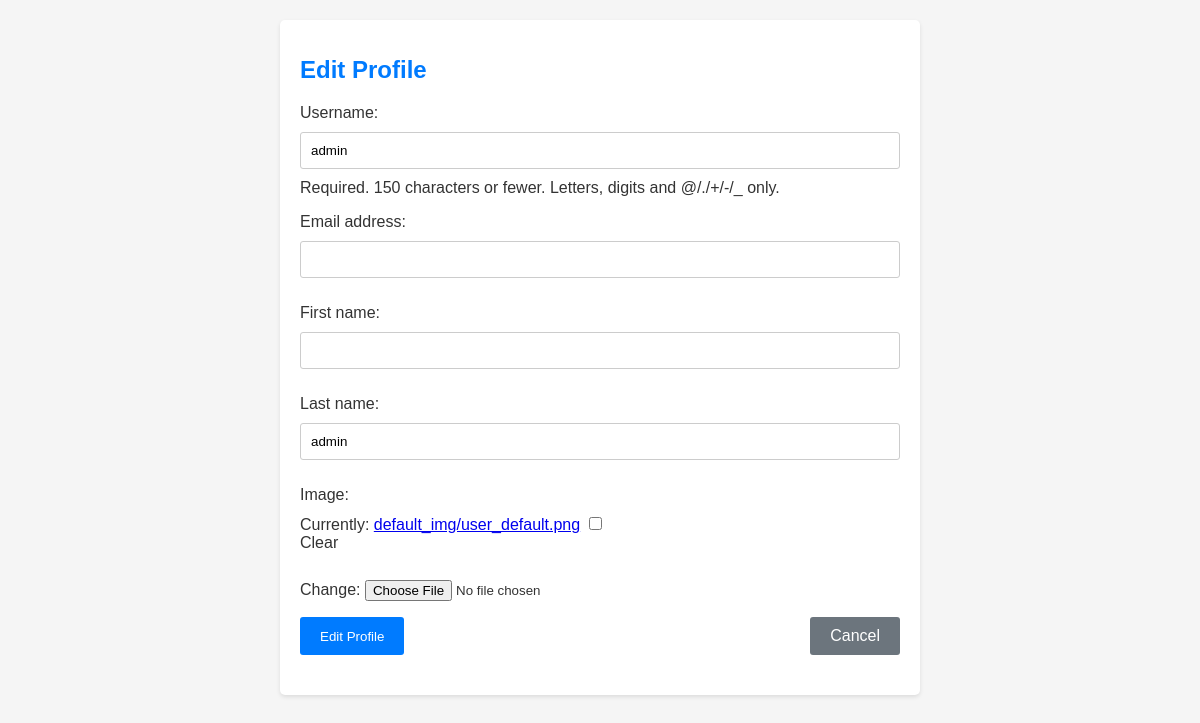
Before: /users/edit-profile/ (signed in) with the older database file.
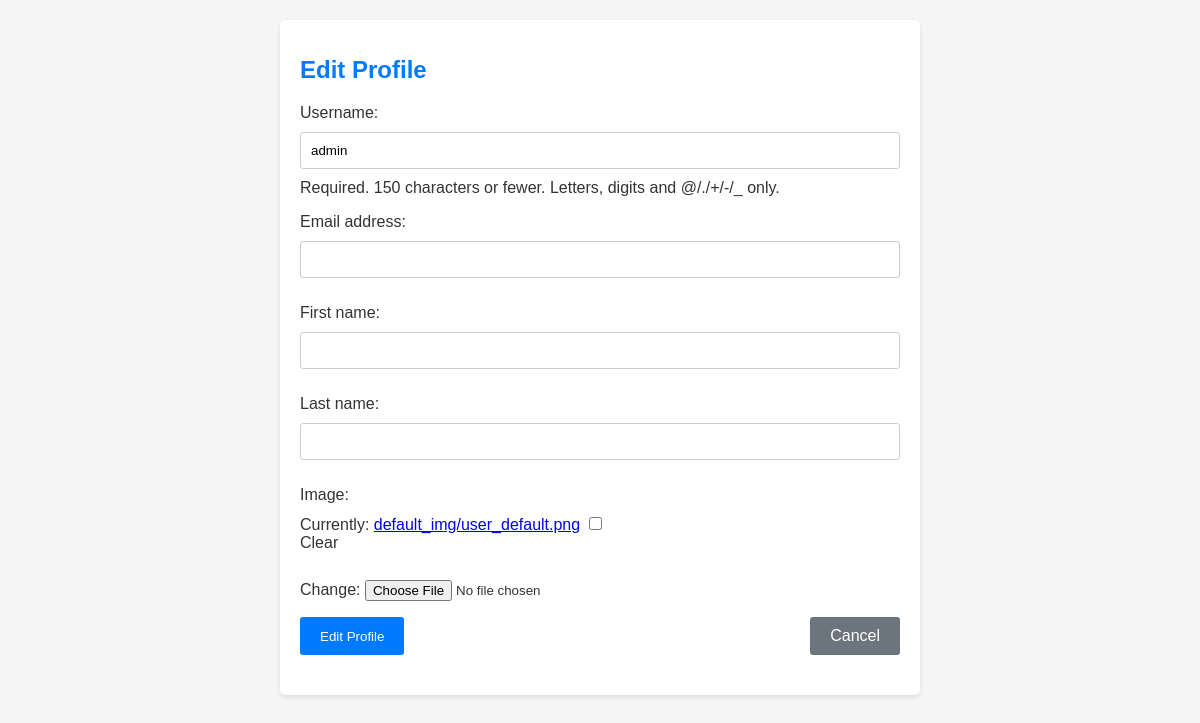
After: the same page with the newer database file.
### users/models.py (models this page shows, shortened)
class CustomUser(AbstractUser):
    image = models.ImageField(upload_to='user_images/', blank=True, null=True, default='default_img/user_default.png')
    class Meta:
        db_table = 'users'

### users/views.py (the view, shortened to what this page needs)
# urls.py: path('edit-profile/', ProfileUpdateView.as_view(), name='edit-profile'),
class ProfileUpdateView(View):
    def get(self, request):
        update_form = ProfileUpdateForm(instance=request.user)
        return render(request, 'profile/profile_update.html', {'form':update_form})

### users/forms.py
class ProfileUpdateForm(ModelForm):
    class Meta:
        model = CustomUser
        fields = ['username', 'email', 'first_name', 'last_name', 'image']

### templates/profile/profile_update.html (shortened to what this page needs)
<!DOCTYPE html>
<html lang="en">
<head>
</head>
<body>
<div class="container">
    <h1>Edit Profile</h1>
    <form method="post">
        {{ form.as_p }}
        <div class="buttons">
            <input type="submit" value="Edit Profile">
            <a href="/users/profile/" class="cancel-button">Cancel</a>
        </div>
    </form>
</div>
</body>
</html>

Changed rows visible on the page:
changed CustomUser "admin": last_name "admin" → (not shown)
